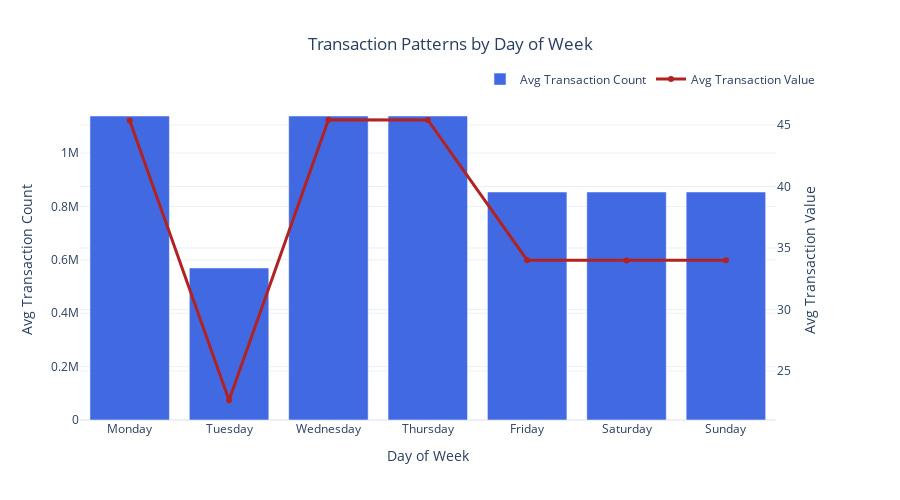

Write notebook code for a chart like this one.
### Code cell
# Run enhanced seasonal and trend analysis
print("\nRunning enhanced seasonal and trend analysis...")

# Make sure date column is available (create it if it doesn't exist)
if 'date' not in sample_data.columns:
    sample_data['date'] = sample_data['timestamp'].dt.date

# Create output directory
output_dir = "output_visualizations"
if not os.path.exists(output_dir):
    os.makedirs(output_dir)

# Run the analysis
seasonal_results = seasonal_trend_analysis(sample_data, output_dir)

print("\nSeasonal analysis complete. Results and visualizations saved to", output_dir)

### Figure 1 — Plotly figure (JSON) as saved in the notebook; plotly's stock layout.template omitted (floating-point values rounded to 4 significant figures)
{"data": [{"marker": {"color": "royalblue"}, "name": "Avg Transaction Count", "type": "bar", "x": ["Monday", "Tuesday", "Wednesday", "Thursday", "Friday", "Saturday", "Sunday"], "xaxis": "x", "y": [1139000.0, 569500.0, 1139000.0, 1139000.0, 854200.0, 854200.0, 854200.0], "yaxis": "y"}, {"line": {"color": "firebrick", "width": 3}, "mode": "lines+markers", "name": "Avg Transaction Value", "type": "scatter", "x": ["Monday", "Tuesday", "Wednesday", "Thursday", "Friday", "Saturday", "Sunday"], "xaxis": "x", "y": [45.35, 22.63, 45.42, 45.41, 34.01, 33.98, 34.01], "yaxis": "y2"}], "layout": {"height": 500, "legend": {"orientation": "h", "x": 1, "xanchor": "right", "y": 1.02, "yanchor": "bottom"}, "title": {"text": "Transaction Patterns by Day of Week", "x": 0.5}, "width": 900, "xaxis": {"anchor": "y", "domain": [0, 0.94], "title": {"text": "Day of Week"}}, "yaxis": {"anchor": "x", "domain": [0, 1], "title": {"text": "Avg Transaction Count"}}, "yaxis2": {"anchor": "x", "overlaying": "y", "side": "right", "title": {"text": "Avg Transaction Value"}}}}
